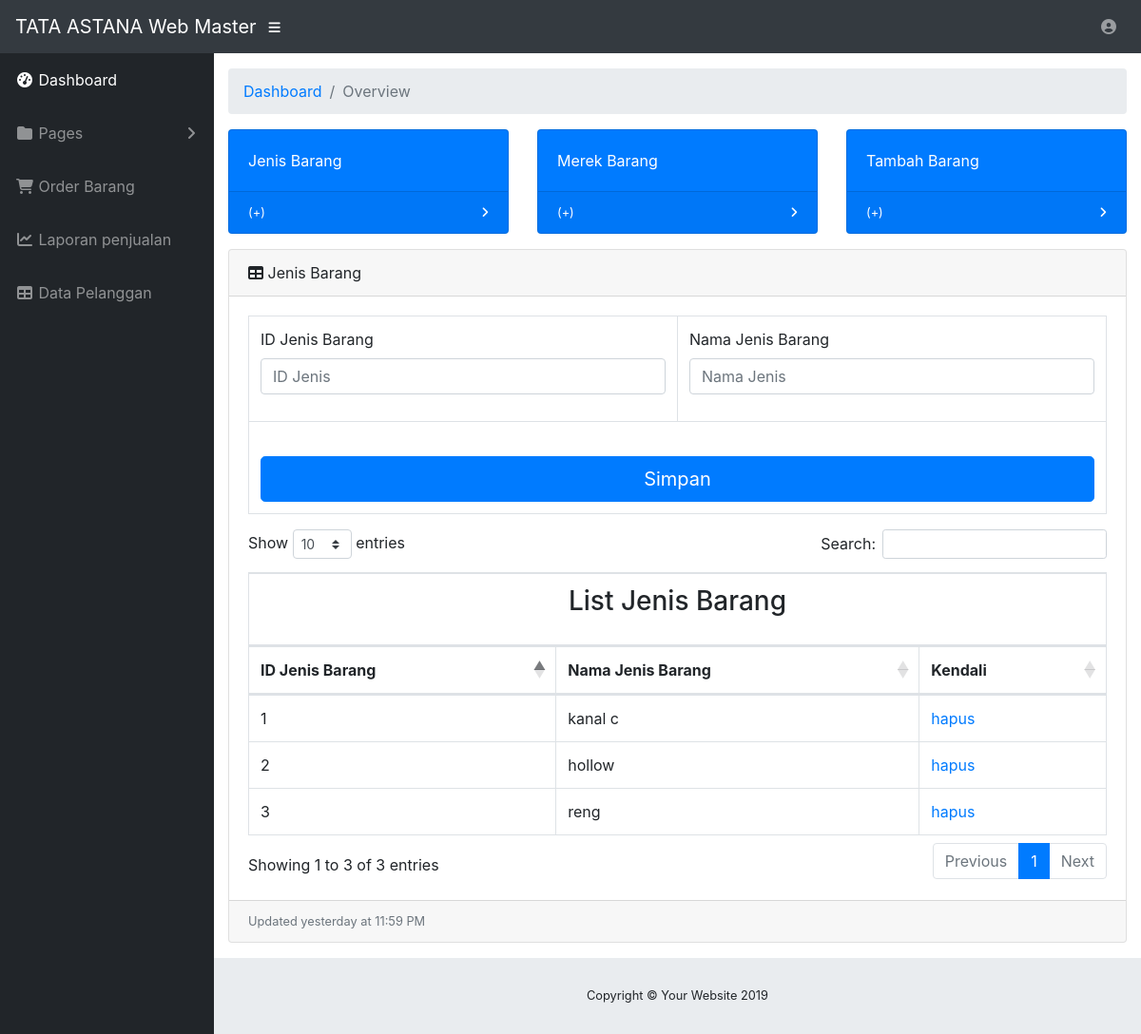
The page /tatamaster/jenis.php on the database its author committed.
### tables this page shows
CREATE TABLE `jenis` (
  `id_jns` int(11) NOT NULL,
  `nama_jns` varchar(130) NOT NULL
);

### tatamaster/jenis.php (the view, shortened to what this page needs)
<!DOCTYPE html>
<html lang="en">
<head>
  <link href="vendor/fontawesome-free/css/all.min.css" rel="stylesheet" type="text/css">
  <link href="vendor/datatables/dataTables.bootstrap4.css" rel="stylesheet">
  <link href="css/sb-admin.css" rel="stylesheet">
</head>
<body id="page-top">
  <nav class="navbar navbar-expand navbar-dark bg-dark static-top">
    <a class="navbar-brand mr-1" href="dashboard.php">TATA ASTANA Web Master</a>
    <button class="btn btn-link btn-sm text-white order-1 order-sm-0" id="sidebarToggle" href="#">
      <i class="fas fa-bars"></i>
    </button>
    <ul class="navbar-nav ml-auto ml-md-0">
      <li class="nav-item dropdown no-arrow">
        <a class="nav-link dropdown-toggle" href="#" id="userDropdown" role="button" data-toggle="dropdown" aria-haspopup="true" aria-expanded="false">
          <i class="fas fa-user-circle fa-fw"></i>
        </a>
      </li>
    </ul>
  </nav>
  <div id="wrapper">
<?php include 'sidebar.php'; ?>
    <div id="content-wrapper">
      <div class="container-fluid">
        <ol class="breadcrumb">
          <li class="breadcrumb-item">
            <a href="dashboard.php">Dashboard</a>
          </li>
          <li class="breadcrumb-item active">Overview</li>
        </ol>
        <div class="row">
          <div class="col-xl-4 col-sm-6 mb-3">
            <div class="card text-white bg-primary o-hidden h-100">
              <div class="card-body">
                <div class="mr-5">Jenis Barang</div>
              </div>
              <a class="card-footer text-white clearfix small z-1" href="jenis.php">
                <span class="float-left">(+)</span>
                <span class="float-right">
                  <i class="fas fa-angle-right"></i>
                </span>
              </a>
            </div>
          </div>
          <div class="col-xl-4 col-sm-6 mb-3">
            <div class="card text-white bg-primary o-hidden h-100">
              <div class="card-body">
                <div class="mr-5">Merek Barang</div>
              </div>
              <a class="card-footer text-white clearfix small z-1" href="merek.php">
                <span class="float-left">(+)</span>
                <span class="float-right">
                  <i class="fas fa-angle-right"></i>
                </span>
              </a>
            </div>
          </div>
          <div class="col-xl-4 col-sm-6 mb-3">
            <div class="card text-white bg-primary o-hidden h-100">
              <div class="card-body">
                <div class="mr-5">Tambah Barang</div>
              </div>
              <a class="card-footer text-white clearfix small z-1" href="tambah.php">
                <span class="float-left">(+)</span>
                <span class="float-right">
                  <i class="fas fa-angle-right"></i>
                </span>
              </a>
            </div>
          </div>
        </div>
        <div class="card mb-3">
          <div class="card-header">
            <i class="fas fa-table"></i>
            Jenis Barang</div>
          <div class="card-body">
		  <form method="POST" action="jenis.php">
            <div class="table-responsive">
              <table class="table table-bordered" id="formjenis" width="100%" cellspacing="0">
                <tbody>
				<tr>
				  <td>
					<div class="form-group">
					<label for="Inputidjns">ID Jenis Barang</label>
					<input type="text" class="form-control" id="idjns" name="idjns" placeholder="ID Jenis">
					</div>
				  </td>
				  <td>
					<div class="form-group">
					<label for="Inputnmjns">Nama Jenis Barang</label>
					<input type="text" class="form-control" id="nmjns" name="nmjns" placeholder="Nama Jenis">
					</div>
				  </td>
				</tr>
				<tr>
				  <td colspan="2">
					<button type="submit" class="btn btn-primary btn-lg btn-block" name="jnsbrg">Simpan</button>
				  </td>
				</tr>
                </tbody>
              </table>
			  <table class="table table-bordered" id="dataTable" width="100%" cellspacing="0">
				<thead>
				<tr>
				  <tr>
					<th scope="col" colspan="5"><h3><p class="text-center">List Jenis Barang</p></h3></th>
				  </tr>
				  <th scope="col">ID Jenis Barang</th>
				  <th scope="col">Nama Jenis Barang</th>
				  <th scope="col">Kendali</th>
				</tr>
				</thead>
				<tbody>
				<?php
				$rs=mysqli_query($conn,"Select * from jenis order by id_jns");
				while($row=mysqli_fetch_array($rs)){
					echo "<tr>";
						echo "<td>".$row['id_jns']."</td>";
						echo "<td>".$row['nama_jns']."</td>";
						echo "<td><a href='hpsjns.php?id=".$row['id_jns']."'>hapus</a>
							  </td>";
					echo "</tr>";
				}?>
				</tbody>
			  </table>
            </div>
		  </form>
          </div>
          <div class="card-footer small text-muted">Updated yesterday at 11:59 PM</div>
        </div>
      </div>
      <footer class="sticky-footer">
        <div class="container my-auto">
          <div class="copyright text-center my-auto">
            <span>Copyright © Your Website 2019</span>
          </div>
        </div>
      </footer>
    </div>
  </div>
</body>
</html>

### rows shown on the page
jenis: id_jns "1", nama_jns "kanal c"
jenis: id_jns "2", nama_jns "hollow"
jenis: id_jns "3", nama_jns "reng"
